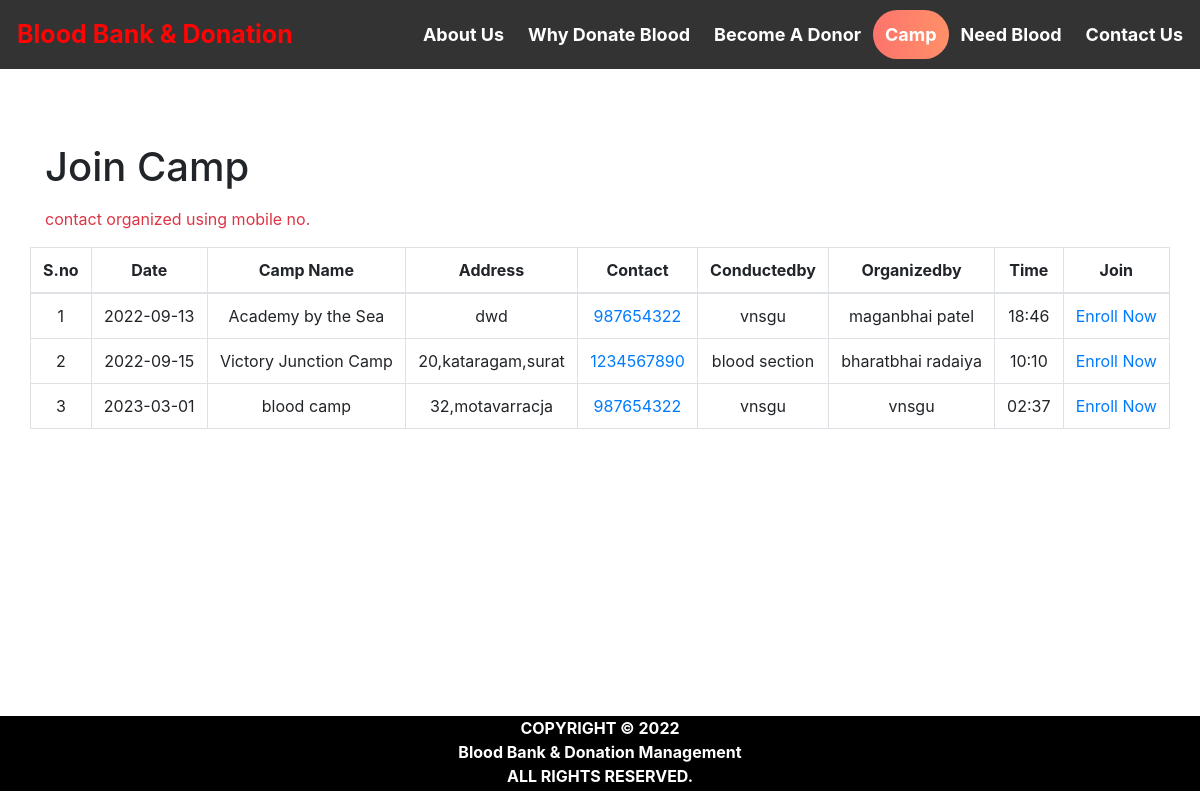
/camp.php, run on the app's committed database.
### tables this page shows
CREATE TABLE `camp` (
  `camp_id` int(11) NOT NULL,
  `date` date NOT NULL,
  `camp_name` text NOT NULL,
  `address` varchar(50) NOT NULL,
  `contact` int(10) NOT NULL,
  `conductedby` text NOT NULL,
  `organizedby` text NOT NULL,
  `time` varchar(10) NOT NULL
);

### camp.php (the view, shortened to what this page needs)
<html>
<head>
  <link rel="stylesheet" href="https://maxcdn.bootstrapcdn.com/bootstrap/4.5.2/css/bootstrap.min.css">
</head>
<body>
<?php
include('head.php');
?>
<div id="page-container" style="margin-top:50px; position: relative;min-height: 84vh;">
  <div class="container">
  <div id="content-wrap" style="padding-bottom:50px;">
<div class="row">
    <div class="col-lg-12">
        <h1 class="mt-4 mb-3">Join Camp </h1>
        <p class="text-danger">contact organized using mobile no.</p>
        <div class="row">
          <?php
          $count=1;
            include 'conn.php';
            $sql= "SELECT `camp_id`, `date`, `camp_name`, `address`, `contact`, `conductedby`, `organizedby`, `time` FROM `camp` limit 6";
            $result=mysqli_query($conn,$sql);
            if(mysqli_num_rows($result)>0)
            {
           ?>
          <div class="table-responsive">
      <table class="table table-bordered" style="text-align:center">
          <thead style="text-align:center">
          <th style="text-align:center">S.no</th>
          <th style="text-align:center">Date</th>
          <th style="text-align:center">Camp Name</th>
          <th style="text-align:center">Address</th>
          <th style="text-align:center">Contact</th>
          <th style="text-align:center">Conductedby</th>
          <th style="text-align:center">Organizedby</th>
          <th style="text-align:center">Time</th>
          <th style="text-align:center">Join </th>
          </thead>
          <tbody>
            <?php
            while($row = mysqli_fetch_assoc($result)) { ?>
          <tr>
                  <td><?php echo $count++; ?></td>
                  <td><?php echo $row['date']; ?></td>
                  <td><?php echo $row['camp_name']; ?></td>
                  <td><?php echo $row['address']; ?></td>
                  <td><a href="tel:<?php echo $row['contact']; ?>"><?php echo $row['contact']; ?></a></td>
                  <td><?php echo $row['conductedby']; ?></td>
                  <td><?php echo $row['organizedby']; ?></td>
                  <td><?php echo $row['time']; ?></td>
                  <td><a href="camp_enroll.php?id=<?php echo $row['camp_id']?>&name=<?php echo $row['camp_name'];?>">Enroll Now</a></td>
              </tr>
            <?php } ?>
          </tbody>
      </table>
        <?php } ?>
         </div>
    </div>
</div>
</div>
</div>
<?php include('footer.php')
?>
</div>
</body>
</html>

### data on the page
camp: date "2022-09-13", camp_name "Academy by the Sea", address "dwd", contact "987654322", conductedby "vnsgu", organizedby "maganbhai patel", time "18:46"
camp: date "2022-09-15", camp_name "Victory Junction Camp", address "20,kataragam,surat", contact "1234567890", conductedby "blood section", organizedby "bharatbhai radaiya", time "10:10"
camp: date "2023-03-01", camp_name "blood camp", address "32,motavarracja", contact "987654322", conductedby "vnsgu", organizedby "vnsgu", time "02:37"
